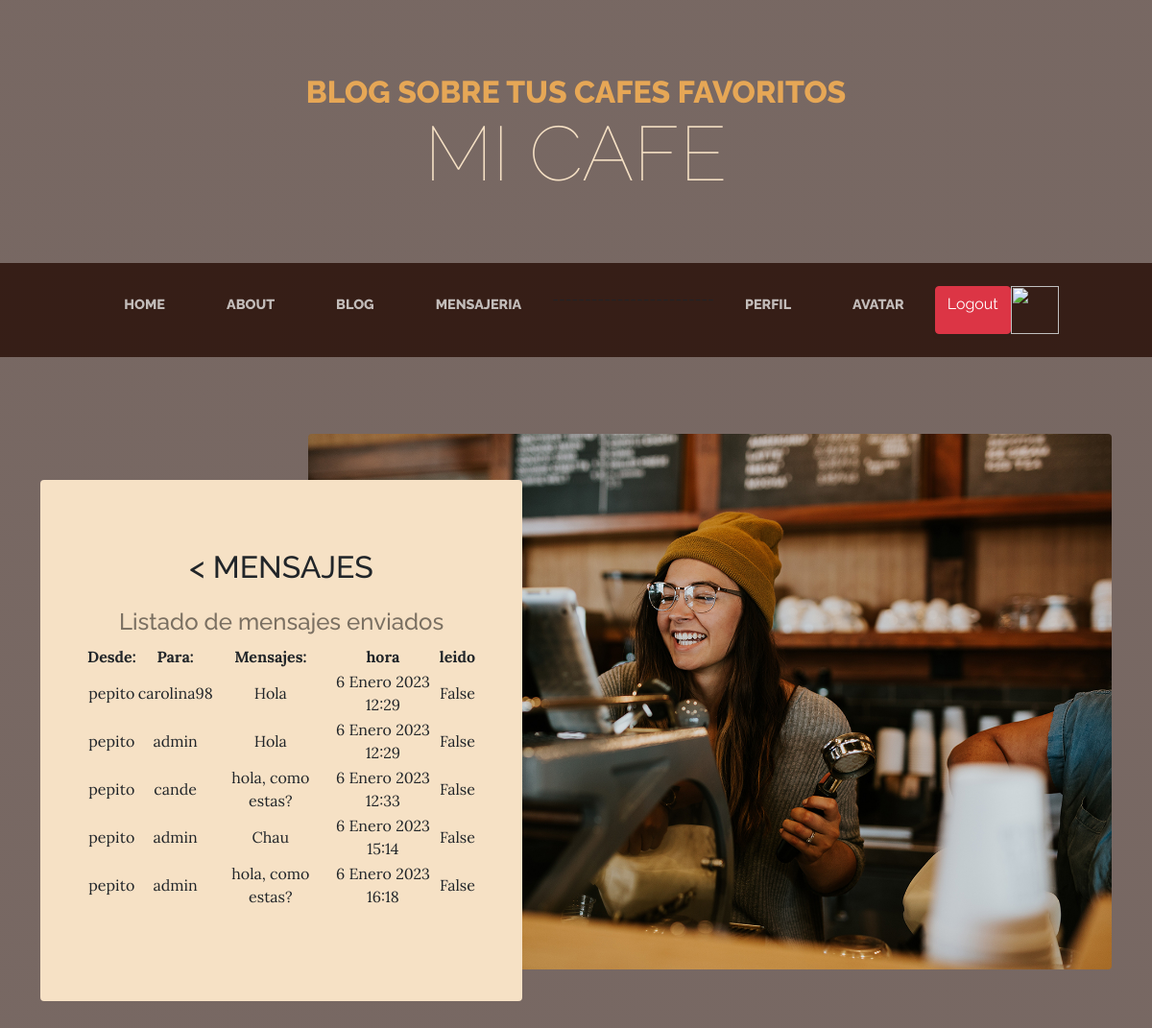
Page /enviadoMensaje (signed in) on the committed database.
### mensajeria/models.py (models this page shows)
class Mensaje(models.Model):
    enviar = models.ForeignKey(User, on_delete=models.CASCADE, related_name='sender')
    recibir = models.ForeignKey(User, on_delete=models.CASCADE, related_name='receiver')
    mensaje = models.TextField(max_length=5000)
    a_quehora = models.DateTimeField(auto_now_add=True)
    leido = models.BooleanField(default=False)
    def __str__(self):
        return  str(self.leido) + " "+ self.mensaje + " "+ str(self.a_quehora)

### mensajeria/views.py (the view)
# urls.py: path("enviadoMensaje", enviadoMensaje , name = "enviadoMensaje"),
def enviadoMensaje(request):
    usuario = request.user
    herram = Mensaje.objects.filter(enviar = usuario)
    print(herram)
    return render(request, "enviadoMensaje.html", {"mensajes": herram})

### mensajeria/templates/enviadoMensaje.html (shortened to what this page needs)
<!DOCTYPE html>
<html lang="en">
    <head>
        {% load static %}
        <link href="{% static 'cafe/css/styles.css' %}" rel="stylesheet" />
    </head>
    <body>
        <header>
            <h1 class="site-heading text-center text-faded d-none d-lg-block">
                <span class="site-heading-upper text-primary mb-3">Blog sobre tus cafes favoritos</span>
                <span class="site-heading-lower">MI CAFE</span>
            </h1>
        </header>
        <nav class="navbar navbar-expand-lg navbar-dark py-lg-4" id="mainNav">
            <div class="container">
                <div class="collapse navbar-collapse" id="navbarSupportedContent">
                    <ul class="navbar-nav mx-auto">
                        <li class="nav-item px-lg-4"><a class="nav-link text-uppercase" href="{% url 'inicio' %}">Home</a></li>
                        <li class="nav-item px-lg-4"><a class="nav-link text-uppercase" href="{% url 'about' %}">About</a></li>
                        <li class="nav-item px-lg-4"><a class="nav-link text-uppercase" href="{% url 'blog' %}">Blog</a></li>
                        {% if user.is_authenticated %}
                        <li class="nav-item px-lg-4"><a class="nav-link text-uppercase" href="{% url 'messages' %}">Mensajeria</a></li>
                        <p>-------------------------
                        </p>
                        <li class="nav-item px-lg-4"><a class="nav-link text-uppercase" href="{% url 'profile' %}">Perfil</a></li>
                        <li class="nav-item px-lg-4"><a class="nav-link text-uppercase" href="{% url 'agregarAvatar' %}">Avatar</a></li>
                        <a class="btn btn-danger" href="{% url 'logout' %}">Logout</a></li>
                        {% else %}
                        <li class="nav-item px-lg-4"><a class="nav-link text-uppercase" href="{% url 'login' %}">Login</a></li>
                        <li class="nav-item px-lg-4"><a class="nav-link text-uppercase" href="{% url 'register' %}">Register</a></li>
                        {% endif %}
                        <img src="{{ imagen }}" class="img" alt="">
                    </ul>
                </div>
            </div>
        </nav>
        <section class="page-section clearfix">
            <div class="container">
                <div class="intro">
                    <img class="intro-img img-fluid mb-3 mb-lg-0 rounded" src="{% static 'cafe/assets/img/intro.jpg' %}" alt="..." />
                    <div class="intro-text left-0 text-center bg-faded p-5 rounded">
                        <h2 class="section-heading mb-4">
                            <h2 class="section-heading mb-4">
                            <{% block benvenuti %}
                            <span class="subheading">Mensajes</span>
                            {% endblock %}
                            {% block mensaje %}
                            <h4 class="text-black-50" style="text-align: center;">Listado de mensajes enviados</h4>
                            <table >
                                <tr>
                                    <th>Desde:         </th>
                                    <th>Para:       </th>
                                    <th>Mensajes:   </th>
                                    <th>hora        </th>
                                    <th>leido       </th>
                                </tr>
                                {% for indice in mensajes %}
                                <tr>
                                    <td>{{ indice.enviar }}</td>
                                    <td> {{ indice.recibir }}</td>
                                    <td style="text-align: center;">{{ indice.mensaje }}</td>
                                    <td>{{ indice.a_quehora }}</td>
                                    <td>{{ indice.leido }}</td>
                                </tr>
                                {% endfor %}
                            </table>
                            <br>
                            <br>
                            {% endblock %}
                </div>
            </div>
    </body>
</html>

### mensajeria/templates/enviadoMensaje.html (style rules this page uses)
.img { width: 50px; height: 50px; }

### rows in the picture
Mensaje: enviar "pepito", recibir "carolina98", mensaje "Hola", a_quehora "6 Enero 2023 12:29", leido "False"
Mensaje: enviar "pepito", recibir "admin", mensaje "Hola", a_quehora "6 Enero 2023 12:29", leido "False"
Mensaje: enviar "pepito", recibir "cande", mensaje "hola, como estas?", a_quehora "6 Enero 2023 12:33", leido "False"
Mensaje: enviar "pepito", recibir "admin", mensaje "Chau", a_quehora "6 Enero 2023 15:14", leido "False"
Mensaje: enviar "pepito", recibir "admin", mensaje "hola, como estas?", a_quehora "6 Enero 2023 16:18", leido "False"
